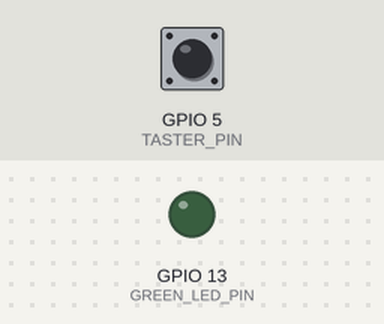
Recording of a program running on a simulated Raspberry Pi (BCM pin numbers). Parts: output pins drawn as LEDs (lit = HIGH). Inputs (shaded band) come from the test bench; at power-on: GPIO 5 (TASTER_PIN) HIGH.

Above: at 1.2 s.
1.3 s: GPIO 5 (TASTER_PIN) pulled LOW for 3.2 s
At 5.6 s:
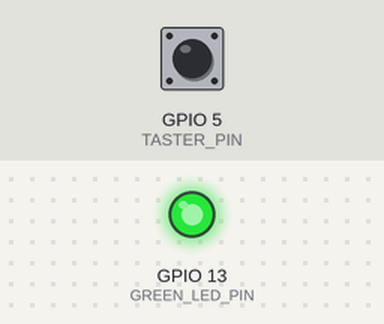
Timing chart, 0 to 7.1 s (numbered marks = the images above; inputs shaded):
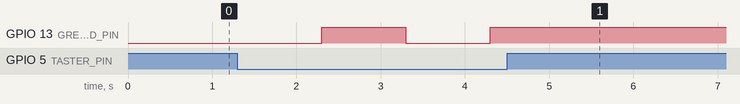

Measured:
- after the input at 1.3 s, GPIO 13 (GREEN_LED_PIN): LOW → HIGH after 1.0 s, → LOW 1.0 s later, → HIGH 1.0 s later

The program:

03_GPIO_In_Out.py
```python
#!/usr/bin/python3

# ------------------------------------------------------------------
# Name  : 03_GPIO_In_Out.py
# Source: https://raw.githubusercontent.com/walter-rothlin/RaspberryPi4PiPlates/master/Python_Raspberry/01_GPIO_IN_OUT/03_GPIO_In_Out.py
#
# Description: GPIO simple
#
# GPIO PIN Belegung:     http://www.peterliwiese.ch/img/GPIO_RPi.png
# GPIO Simple Schaltung: http://www.peterliwiese.ch/img/RPi_GPIO_LED_Switch_schema.png
#
# Autor: Walter Rothlin
#
# History:
# 05-Dec-2023   Dylan Egger       Initial Version
# 09-Dec-2023   Walter Rothlin    Integrated in Moodle course
# 03-Aug-2025   Walter Rothlin    Moved to seperate Repository
# 27-Jul-2026   Walter Rothlin    Changes for Levin Hofmann
# ------------------------------------------------------------------
import time
import RPi.GPIO as GPIO

GREEN_LED_PIN = 13
TASTER_PIN = 5

#gpio setup
GPIO.setmode(GPIO.BCM)   # sagt welcher gpio modus gebraucht wird
GPIO.setwarnings(False)

GPIO.setup(TASTER_PIN, GPIO.IN)      # definiert gpio TASTER_PIN als input
GPIO.setup(GREEN_LED_PIN, GPIO.OUT)  # definiert gpio GREEN_LED_PIN als output

while True:
    if GPIO.input(TASTER_PIN) == 0:
        GPIO.output(GREEN_LED_PIN, GPIO.LOW)   # setzt GREEN_LED_PIN auf HIGH also 3.3v
        time.sleep(1)              # wartet 1s
        GPIO.output(GREEN_LED_PIN, GPIO.HIGH)  # setzt GREEN_LED_PIN auf LOW also 0v
        time.sleep(1)              # wartet 1s
```
